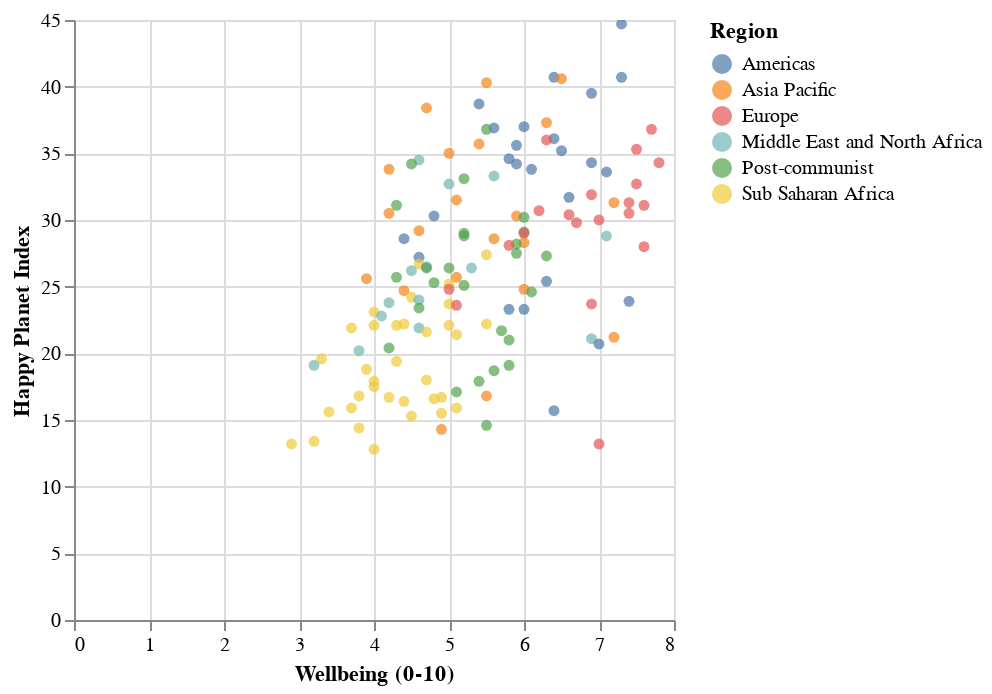

Notebook code for this chart:
### Markdown cell above
- Proporcione el **DataFrame** elegido (**hpi_df** en nuestro caso) a la función `altair Chart`. Utilice la función `mark_circle()` para denotar puntos de datos en el gráfico de dispersión utilizando círculos rellenos.
- Utilice la función `encode` para especificar las características en los ejes $x$ e $y$. Aunque también usamos el parámetro de `color` en esta función para color-code los puntos de datos usando la característica de la región, esto es opcional. Por último, añada la función `interactive()` para que el gráfico sea interactivo para `zooming`

### Code cell
alt.Chart(hpi_df).mark_circle().encode(
    x='Wellbeing (0-10):Q',
    y='Happy Planet Index:Q',
    color='Region:N',).interactive()

### Figure 1 — Vega-Lite specification as saved in the notebook (floating-point values rounded to 4 significant figures; data arrays with more than 128 entries replaced by an {"elided": "..."} marker saying what was removed)
{"config": {"view": {"continuousWidth": 300, "continuousHeight": 300}}, "data": {"name": "data-06c1dbec64553b487ce4599ce4c93c9b"}, "mark": {"type": "circle"}, "encoding": {"color": {"field": "Region", "type": "nominal"}, "x": {"field": "Wellbeing (0-10)", "type": "quantitative"}, "y": {"field": "Happy Planet Index", "type": "quantitative"}}, "params": [{"name": "param_1", "select": {"type": "interval", "encodings": ["x", "y"]}, "bind": "scales"}], "$schema": "https://vega.github.io/schema/vega-lite/v5.15.1.json", "datasets": {"data-06c1dbec64553b487ce4599ce4c93c9b": {"elided": "140 records"}}}
